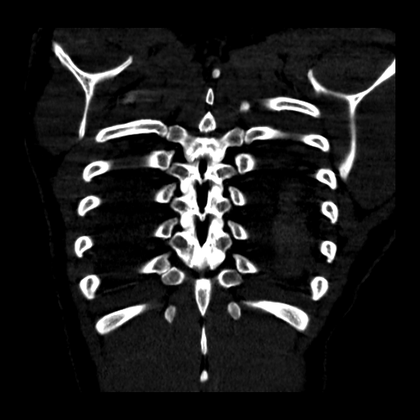
%> input picture images/0099.png, 420 x 420 px, shrunk from 512 x 512 before the run
$ octave run2.m   (GNU Octave 9; MATLAB toolbox functions it lacks are replaced by stand-ins)
%> lines starting %> are read from the running program, lines starting %| are printed output that depends on the picture; in (x1, y1, x2, y2) boxes, pixels count from 0 and x2, y2 are one past the last pixel; in counts of white or black regions, pixels touching at a corner belong together; the program's own positions count from 1
### calcLog.m
function [ krnelN ] = calcLoG( sigma )
  kSize = ceil(sigma*4*sqrt(2));
  if rem(kSize,2)==0 kSize=kSize+1; end
  hSize=floor(kSize/2);

  [X,Y]=meshgrid(-hSize:hSize,-hSize:hSize);
  %laplacian of a gaussian
  krnel=((X.^2+Y.^2-2*(sigma^2))./(sigma^4)).*exp(-(X.^2+Y.^2)./(2*sigma^2));

  % calculate kernel with integer coefficients (sum of matrix is 0)
  krnel = krnel-(mean(krnel(:)));
  mSuma=sum(round(krnel(:).*(-1.49/krnel(hSize+1,1))));
  valS=-1.49;
  for v=-1.48:0.01:-0.50
    suma=sum(round(krnel(:).*(v/krnel(hSize+1,1))));
    if ((abs(mSuma)>abs(suma)))
      mSuma=suma;
      valS=v;
    end
  end
  krnelN=round(krnel.*(valS/krnel(hSize+1,1)));
end

### marrHildreth.m
function If = marrHildreth(I, thresh)
    If = zeros(size(I));

    for i=2:size(I,1)-1
        for j=2:size(I,2)-1
           % get 3x3 patch
           patch = I(i-1:i+1,j-1:j+1);
           n = 0;
           % L <-> R
           if sign(patch(2,1))*sign(patch(2,3)) < 0 && abs(patch(2,1)-patch(2,3)) >= thresh
               n = n + 1;
           end
           % U <-> D
           if sign(patch(1,2))*sign(patch(3,2)) < 0 && abs(patch(1,2)-patch(3,2)) >= thresh
               n = n + 1;
           end
           % UL <-> LR
           if sign(patch(1,1))*sign(patch(3,3)) < 0 && abs(patch(1,1)-patch(3,3)) >= thresh
               n = n + 1;
           end
           % UR <-> LL
           if sign(patch(1,3))*sign(patch(3,1)) < 0 && abs(patch(1,3)-patch(3,1)) >= thresh
               n = n + 1;
           end

           if n >= 2
               If(i,j) = 255;
           end
        end
    end
end

### run2.m
%VERSION FOR PROCESSING ONLY 1 IMAGE

I = imread('./images/0099.png');
%> I is the input picture: size 420x420 uint8; min 0, max 255, mean 29
I = im2double(I);
%> I: size 420x420 double

% sigma=0.5% of min. image size dimension in pixels.
sigma = min(size(I))*0.01;
%> sigma = 4.2

% Calculate coefficients of the LoG filter. Result is the mask.
M = calcLog(sigma);

% Applying mask on the image.
% filter2: Filters the data in I with the two-dimensional FIR filter in the matrix M. Result is the same size as I.
F = conv2(I, M);
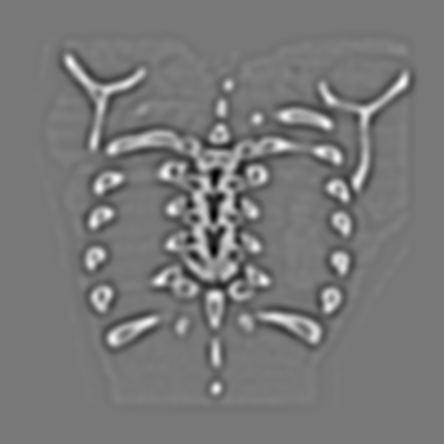
%> F: size 444x444 double; min -530.4, max 588.2, mean 0; drawn with min black and max white

%%% Try also with simple filter.
gfilter= [0 0 1 0 0;
          0 1 2 1 0;
          1 2 -16 2 1;
          0 1 2 1 0;
          0 0 1 0 0];
F2 = conv2(I, gfilter);
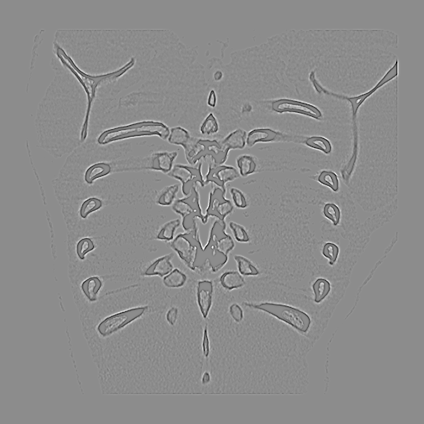
%> F2: size 424x424 double; min -6.63, max 5.41, mean 9.33e-18; drawn with min black and max white
%%%

% Finds the zero crossings of F to determine the locations of edges in I
final = marrHildreth(F2, 2);
%> after the loop in marrHildreth, `for i=2:size(I,1)-1`:
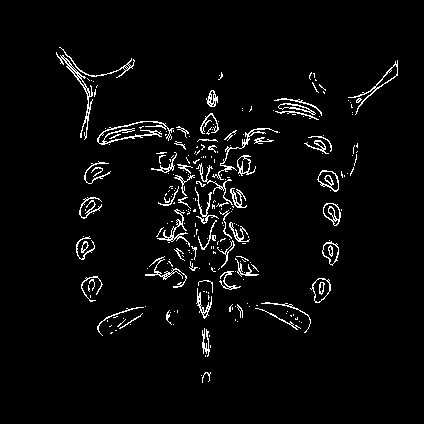
%> If: size 424x424 double; 3.6% white in thin lines or dots, all inside (x1, y1, x2, y2) = (56, 47, 398, 383)
final = im2uint8(final);

figure(1); clf;
imshow(I);
colormap gray;
figure(2); clf;
imshow(F);
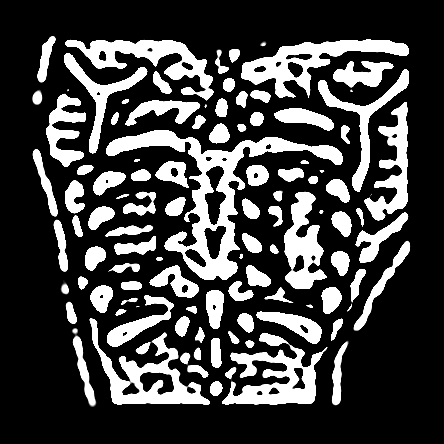
%> displayed picture: size 444x444, on the screen's scale of 0 to 255; min 0, max 255, mean 67
colormap gray;
figure(3); clf;
imagesc(final);
colormap gray;

%Built-in function:
I2 = edge(I,'log');
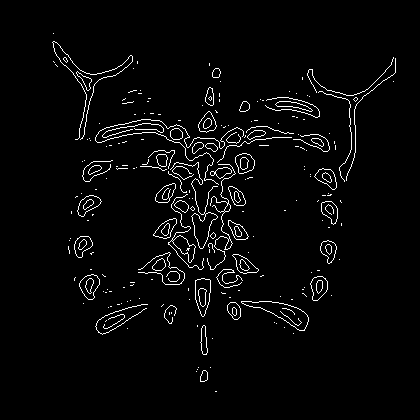
%> I2: size 420x420 logical; 3.1% white in thin lines or dots, all inside (x1, y1, x2, y2) = (52, 33, 396, 392)
figure(4); clf;
imagesc(I2);
colormap gray;
